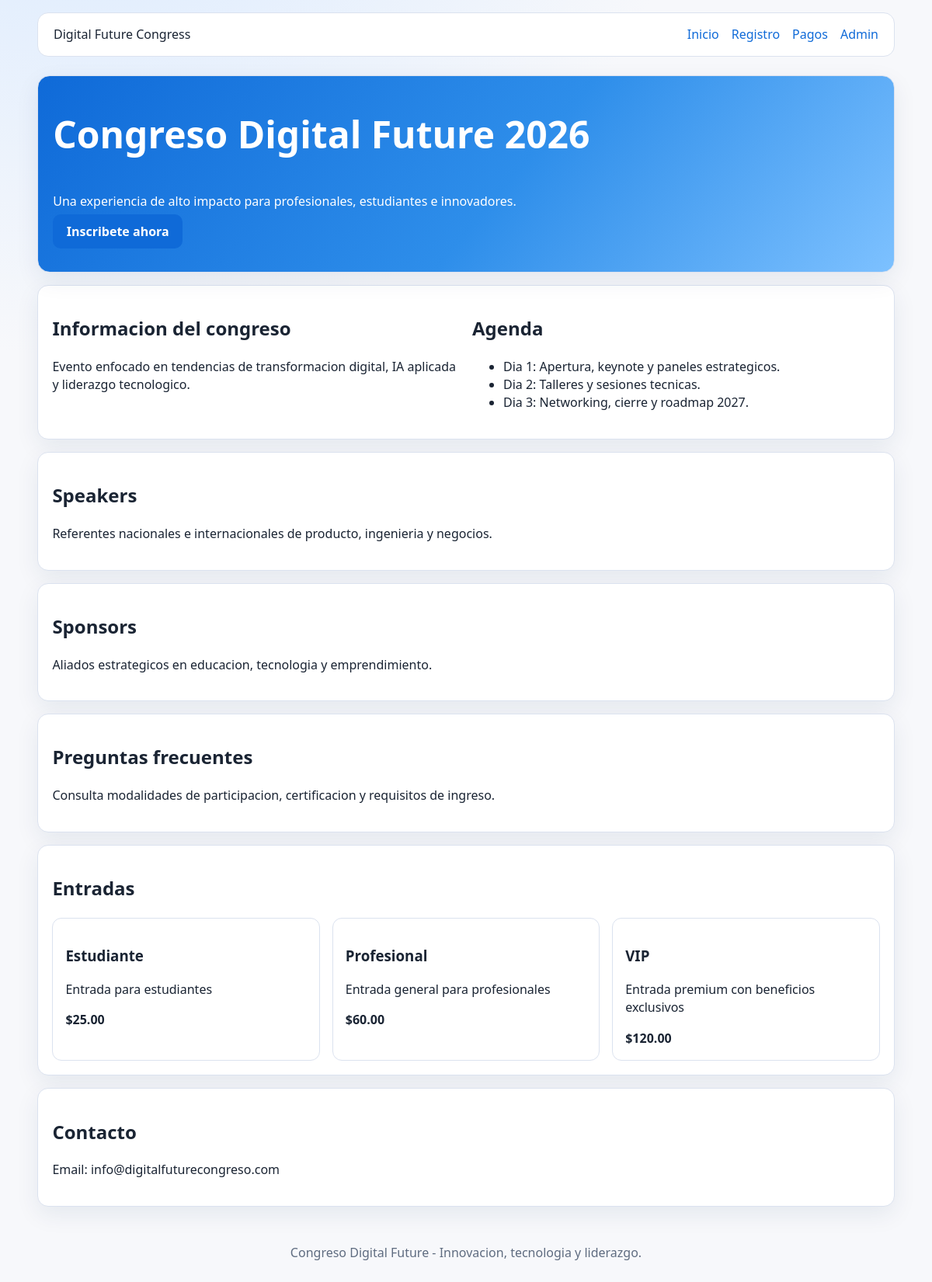
The page / on the database its author committed.
### tables this page shows
CREATE TABLE IF NOT EXISTS tipos_entrada (
    id BIGINT UNSIGNED AUTO_INCREMENT PRIMARY KEY,
    nombre VARCHAR(80) NOT NULL UNIQUE,
    precio DECIMAL(10,2) NOT NULL,
    descripcion VARCHAR(255) NULL,
    estado ENUM('activo', 'inactivo') NOT NULL DEFAULT 'activo',
    fecha_creacion DATETIME NOT NULL DEFAULT CURRENT_TIMESTAMP,
    fecha_actualizacion DATETIME NOT NULL DEFAULT CURRENT_TIMESTAMP ON UPDATE CURRENT_TIMESTAMP
);

### app/core/Controller.php (called while the page is built, shortened)
<?php
abstract class Controller
{
    protected function render(string $view, array $data = [], string $layout = 'main'): void
    {
        extract($data, EXTR_SKIP);
        $layoutFile = __DIR__ . '/../views/layouts/' . $layout . '.php';
        require $layoutFile;
    }
}

### app/controllers/HomeController.php (called while the page is built, shortened)
<?php
class HomeController extends Controller
{
    public function index(): void
    {
        $ticketModel = new TicketType();
        $ticketTypes = $ticketModel->allActive();
        $this->render('home', [
            'title' => 'Congreso Digital Future',
            'ticketTypes' => $ticketTypes,
            'styles' => ['home.css'],
            'scripts' => ['home.js'],
        ]);
    }
}

### public/index.php (called while the page is built, shortened)
<?php
require_once dirname(__DIR__) . '/app/config/bootstrap.php';
$uri = $_SERVER['REQUEST_URI'] ?? '/';
$router->dispatch($_SERVER['REQUEST_METHOD'] ?? 'GET', $uri);

### app/config/Env.php (called while the page is built, shortened)
<?php
class Env
{
    public static function get(string $key, ?string $default = null): ?string
    {
        if (array_key_exists($key, $_ENV)) {
            return $_ENV[$key];
        }
        $value = getenv($key);
        return $value;
    }
}

### app/config/helpers.php (called while the page is built, shortened)
<?php
function e(?string $value): string
{
    return htmlspecialchars($value ?? '', ENT_QUOTES, 'UTF-8');
}
function base_url(): string
{
    $base = Env::get('APP_URL', '');
    return rtrim((string) $base, '/');
}
function url(string $path = ''): string
{
    return base_url() . $path;
}

### app/config/bootstrap.php (called while the page is built, shortened)
<?php
require_once __DIR__ . '/Env.php';
spl_autoload_register(function (string $class): void {
    $paths = [
        __DIR__,
        __DIR__ . '/../core',
        __DIR__ . '/../controllers',
        __DIR__ . '/../models',
        __DIR__ . '/../services',
    ];
    foreach ($paths as $path) {
        $file = $path . '/' . $class . '.php';
        if (is_file($file)) {
            return;
        }
    }
});
require_once __DIR__ . '/helpers.php';

### app/config/Database.php (called while the page is built, shortened)
<?php
class Database
{
    private static ?PDO $connection = null;
    public static function connection(): PDO
    {
        $host = Env::get('DB_HOST', '127.0.0.1');
        $port = Env::get('DB_PORT', '3306');
        $db = Env::get('DB_NAME', 'congreso_db');
        $user = Env::get('DB_USER', 'root');
        $pass = Env::get('DB_PASS', '');
        $charset = Env::get('DB_CHARSET', 'utf8mb4');
        $dsn = sprintf('mysql:host=%s;port=%s;dbname=%s;charset=%s', $host, $port, $db, $charset);
        self::$connection = new PDO(
            $dsn,
            $user,
            $pass,
            [
                PDO::ATTR_ERRMODE => PDO::ERRMODE_EXCEPTION,
                PDO::ATTR_DEFAULT_FETCH_MODE => PDO::FETCH_ASSOC,
                PDO::ATTR_EMULATE_PREPARES => false,
            ]
        );
        return self::$connection;
    }
}

### app/core/Model.php (called while the page is built, shortened)
<?php
abstract class Model
{
    public function __construct()
    {
        $this->db = Database::connection();
    }
}

### app/models/TicketType.php (called while the page is built, shortened)
<?php
class TicketType extends Model
{
    public function allActive(): array
    {
        $stmt = $this->db->prepare('SELECT id, nombre, precio, descripcion FROM tipos_entrada WHERE estado = :estado ORDER BY nombre ASC');
        $stmt->execute(['estado' => 'activo']);
        return $stmt->fetchAll();
    }
}

### app/views/home.php (the view)
<?php $ticketTypes = isset($ticketTypes) && is_array($ticketTypes) ? $ticketTypes : []; ?>
<section class="hero">
    <h1>Congreso Digital Future 2026</h1>
    <p>Una experiencia de alto impacto para profesionales, estudiantes e innovadores.</p>
    <a class="btn-primary" href="<?= e(url('/registro')) ?>">Inscribete ahora</a>
</section>
<section class="grid-two">
    <article>
        <h2>Informacion del congreso</h2>
        <p>Evento enfocado en tendencias de transformacion digital, IA aplicada y liderazgo tecnologico.</p>
    </article>
    <article>
        <h2>Agenda</h2>
        <ul>
            <li>Dia 1: Apertura, keynote y paneles estrategicos.</li>
            <li>Dia 2: Talleres y sesiones tecnicas.</li>
            <li>Dia 3: Networking, cierre y roadmap 2027.</li>
        </ul>
    </article>
</section>
<section>
    <h2>Speakers</h2>
    <p>Referentes nacionales e internacionales de producto, ingenieria y negocios.</p>
</section>
<section>
    <h2>Sponsors</h2>
    <p>Aliados estrategicos en educacion, tecnologia y emprendimiento.</p>
</section>
<section>
    <h2>Preguntas frecuentes</h2>
    <p>Consulta modalidades de participacion, certificacion y requisitos de ingreso.</p>
</section>
<section>
    <h2>Entradas</h2>
    <div class="tickets-grid">
        <?php foreach ($ticketTypes as $ticket): ?>
            <article class="ticket-card">
                <h3><?= e($ticket['nombre']) ?></h3>
                <p><?= e($ticket['descripcion']) ?></p>
                <strong>$<?= e(number_format((float) $ticket['precio'], 2)) ?></strong>
            </article>
        <?php endforeach; ?>
    </div>
</section>
<section>
    <h2>Contacto</h2>
    <p>Email: info@digitalfuturecongreso.com</p>
</section>

### app/core/Router.php (shortened to what this page needs)
<?php
class Router
{
    private array $routes = [];
    private function add(string $method, string $path, array $handler): void
    {
        $pattern = preg_replace('/\{([a-zA-Z_][a-zA-Z0-9_]*)\}/', '(?P<$1>[^/]+)', $path);
        $pattern = '#^' . $pattern . '$#';
        $this->routes[] = [
            'method' => $method,
            'path' => $path,
            'pattern' => $pattern,
            'handler' => $handler,
        ];
    }
    public function dispatch(string $method, string $uri): void
    {
        foreach ($this->routes as $route) {
            [$controllerClass, $action] = $route['handler'];
            $controller = new $controllerClass();
            $params = [];
            call_user_func_array([$controller, $action], $params);
            return;
        }
    }
}

### app/views/layouts/main.php (shortened to what this page needs)
<!doctype html>
<html lang="es">
<head>
    <?php $contentViewSafe = isset($contentView) ? $contentView : ''; ?>
    <?php $stylesSafe = isset($styles) && is_array($styles) ? $styles : []; ?>
    <link rel="stylesheet" href="<?= e(url('/css/global.css')) ?>">
    <?php foreach ($stylesSafe as $style): ?>
        <link rel="stylesheet" href="<?= e(url('/css/' . $style)) ?>">
    <?php endforeach; ?>
</head>
<body>
    <?php require __DIR__ . '/../partials/public_nav.php'; ?>
    <main class="container-main">
        <?php require $contentViewSafe; ?>
    </main>
    <?php require __DIR__ . '/../partials/public_footer.php'; ?>
</body>
</html>

### app/views/partials/public_nav.php
<header class="site-header">
    <div class="brand">Digital Future Congress</div>
    <nav>
        <a href="<?= e(url('/')) ?>">Inicio</a>
        <a href="<?= e(url('/registro')) ?>">Registro</a>
        <a href="<?= e(url('/pagos')) ?>">Pagos</a>
        <a href="<?= e(url('/admin/login')) ?>">Admin</a>
    </nav>
</header>

### app/views/partials/public_footer.php
<footer class="site-footer">
    <p>Congreso Digital Future - Innovacion, tecnologia y liderazgo.</p>
</footer>

### public/css/global.css (style rules this page uses)
:root { --bg: #f7f8fb; --text: #1a2433; --muted: #5f6c80; --primary: #0f6ad8; --primary-dark: #0b4f9f; --success: #188252; --danger: #c23d3d; --surface: #ffffff; --border: #dbe2ef; --radius: 14px; --shadow: 0 10px 30px rgba(18, 45, 86, 0.08); }
* { box-sizing: border-box; }
body { margin: 0; background: radial-gradient(circle at 10% -20%, #d6e8ff 0, rgba(214, 232, 255, 0) 35%), var(--bg); color: var(--text); font-family: "Segoe UI", "Helvetica Neue", sans-serif; line-height: 1.45; }
a { color: var(--primary); text-decoration: none; }
.container-main { width: min(1150px, 92%); margin: 1.5rem auto 3rem; }
.site-header, .site-footer { width: min(1150px, 92%); margin: 0 auto; }
.site-header { margin-top: 1rem; display: flex; justify-content: space-between; align-items: center; padding: 1rem 1.25rem; border: 1px solid var(--border); border-radius: var(--radius); background: var(--surface); }
.site-header nav { display: flex; gap: 1rem; }
.site-footer { margin-bottom: 2rem; text-align: center; color: var(--muted); }
.btn-primary, .btn-secondary, .btn-success, .btn-danger, button { border: 0; border-radius: 10px; padding: 0.7rem 1.1rem; cursor: pointer; font-weight: 700; }
.btn-primary, button { background: var(--primary); color: #fff; }
section, .card, .table-wrap, .login-card { background: var(--surface); border: 1px solid var(--border); border-radius: var(--radius); box-shadow: var(--shadow); padding: 1.15rem; margin-bottom: 1rem; }

### public/css/home.css (style rules this page uses)
.hero { padding: 2.5rem 1.2rem; background: linear-gradient(130deg, #0f6ad8, #2e8eea 55%, #7dc1ff); border-radius: 16px; color: #fff; }
.hero h1 { margin-top: 0; font-size: clamp(1.8rem, 4vw, 3rem); }
.grid-two { display: grid; grid-template-columns: repeat(2, minmax(0, 1fr)); gap: 1rem; }
.tickets-grid { display: grid; grid-template-columns: repeat(3, minmax(0, 1fr)); gap: 1rem; }
.ticket-card { border: 1px solid #dbe2ef; border-radius: 12px; padding: 1rem; background: #fff; }

### rows shown on the page
tipos_entrada: nombre "Estudiante", descripcion "Entrada para estudiantes", precio "25.00"
tipos_entrada: nombre "Profesional", descripcion "Entrada general para profesionales", precio "60.00"
tipos_entrada: nombre "VIP", descripcion "Entrada premium con beneficios exclusivos", precio "120.00"
